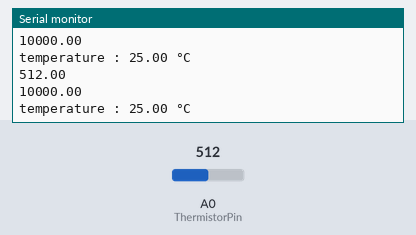
Bench run of a sketch on a simulated Arduino Uno, built with avr-gcc and run on an emulated ATmega328P. Shown: the last lines printed to the serial monitor. Inputs (shaded band) come from the test bench; at power-on: A0 (ThermistorPin) = 512.

Above: at 1.4 s.
1.5 s: A0 (ThermistorPin) set to 0
At 2.3 s:
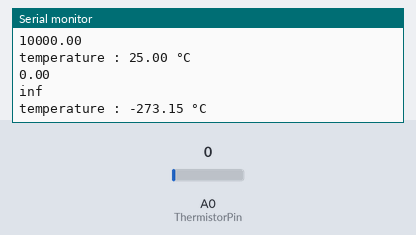
3.9 s: A0 (ThermistorPin) set to 122
At 4.7 s:
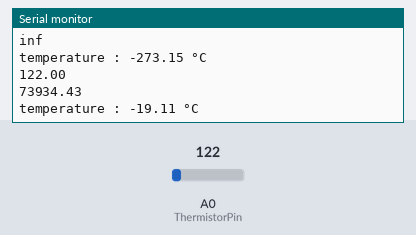
Timing chart, 0 to 6.9 s (numbered marks = the images above; inputs shaded):
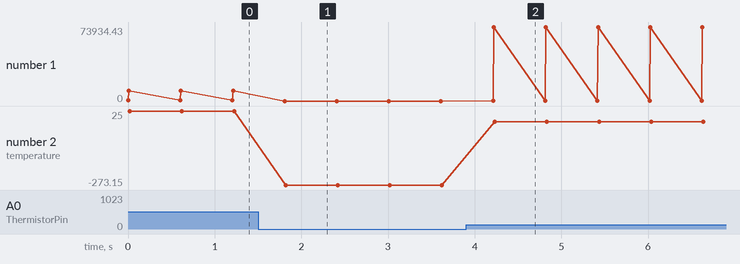

Measured:
- after the input at 1.5 s, the serial monitor: prints a new line after 0.31 s (image 1)
- after the input at 3.9 s, the serial monitor: prints a new line after 0.31 s (image 2)
- plotted number 1: 10000 → 0 after the input at 1.5 s, 0 → 73934.43 after the input at 3.9 s
- plotted number 2: 25 → -273.15 after the input at 1.5 s, -273.15 → -19.11 after the input at 3.9 s

The sketch:

temperature.ino
```cpp
int ThermistorPin = 0;
int B = 3435;
float data;
float Rth, T;
float R0 = 10000;
float T0 = 298.15;

void setup()
{
  Serial.begin(9600);
}

void loop ()
{
  data = analogRead(ThermistorPin);
  Serial.println(data);
  Rth = R0*1024/data - R0;
  Serial.println(Rth);
  T = 1/(log(Rth/R0)/B+1/T0) - 273.15;

  /*** Result printed ***/
  Serial.print("temperature : ");
  Serial.print(T);
  Serial.println(" °C");

  delay(600);
}
```
